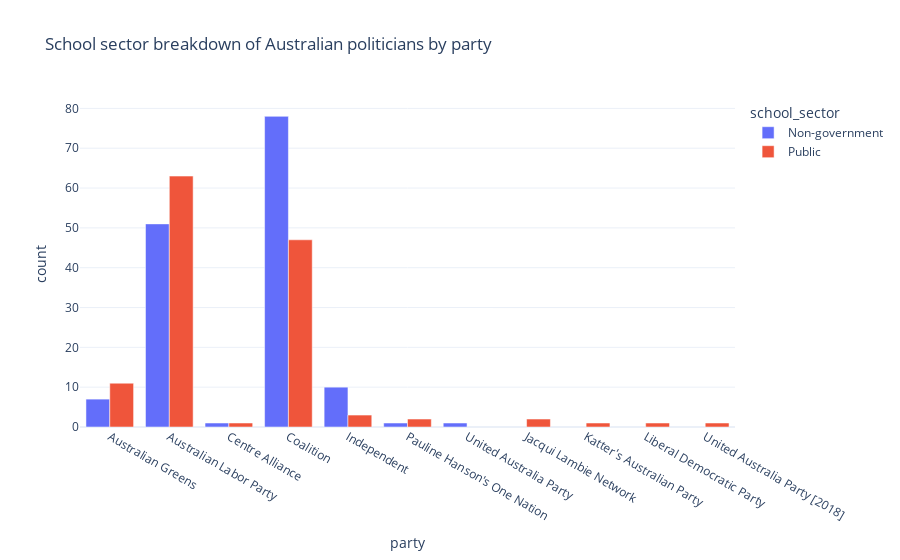

Write notebook code for a chart like this one.
### Code cell
# create a plot of members school sector type by party

school_sector_counts = members_education.drop_duplicates(["member", "school_sector"]).groupby(
    ["school_sector", "party", ]).size().reset_index(name='count')
fig = px.bar(school_sector_counts, x="party", y="count", color="school_sector", barmode="group",
             title="School sector breakdown of Australian politicians by party")
fig.show()

### Figure 1 — Plotly figure (JSON) as saved in the notebook; plotly's stock layout.template omitted (floating-point values rounded to 4 significant figures)
{"data": [{"alignmentgroup": "True", "hovertemplate": "school_sector=Non-government<br>party=%{x}<br>count=%{y}<extra></extra>", "legendgroup": "Non-government", "marker": {"color": "#636efa", "pattern": {"shape": ""}}, "name": "Non-government", "offsetgroup": "Non-government", "orientation": "v", "showlegend": true, "textposition": "auto", "x": ["Australian Greens", "Australian Labor Party", "Centre Alliance", "Coalition", "Independent", "Pauline Hanson's One Nation", "United Australia Party"], "xaxis": "x", "y": [7, 51, 1, 78, 10, 1, 1], "yaxis": "y", "type": "bar"}, {"alignmentgroup": "True", "hovertemplate": "school_sector=Public<br>party=%{x}<br>count=%{y}<extra></extra>", "legendgroup": "Public", "marker": {"color": "#EF553B", "pattern": {"shape": ""}}, "name": "Public", "offsetgroup": "Public", "orientation": "v", "showlegend": true, "textposition": "auto", "x": ["Australian Greens", "Australian Labor Party", "Centre Alliance", "Coalition", "Independent", "Jacqui Lambie Network", "Katter's Australian Party", "Liberal Democratic Party", "Pauline Hanson's One Nation", "United Australia Party [2018]"], "xaxis": "x", "y": [11, 63, 1, 47, 3, 2, 1, 1, 2, 1], "yaxis": "y", "type": "bar"}], "layout": {"xaxis": {"anchor": "y", "domain": [0.0, 1.0], "title": {"text": "party"}}, "yaxis": {"anchor": "x", "domain": [0.0, 1.0], "title": {"text": "count"}}, "legend": {"title": {"text": "school_sector"}, "tracegroupgap": 0}, "title": {"text": "School sector breakdown of Australian politicians by party"}, "barmode": "group"}}
